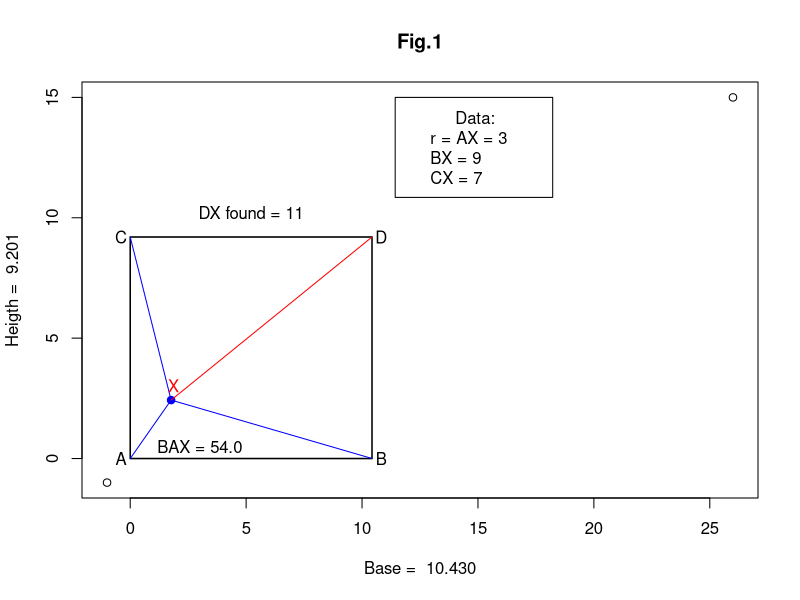
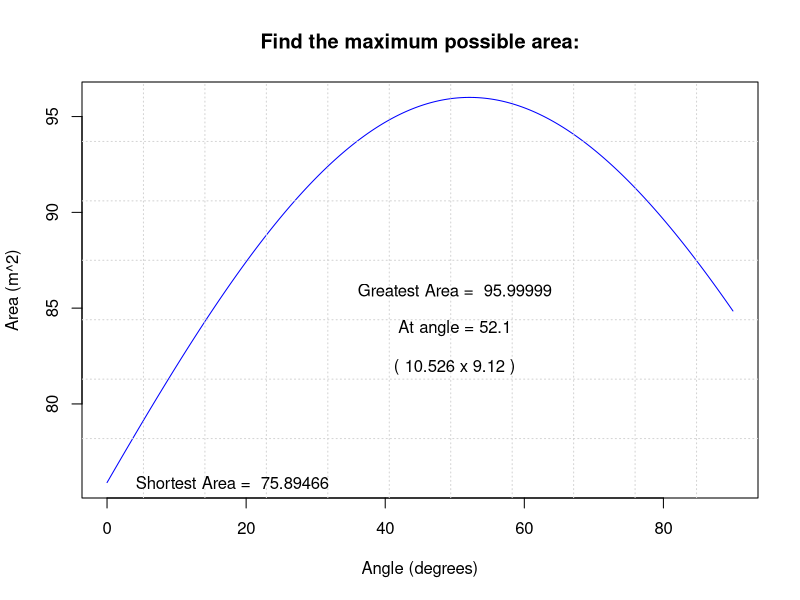
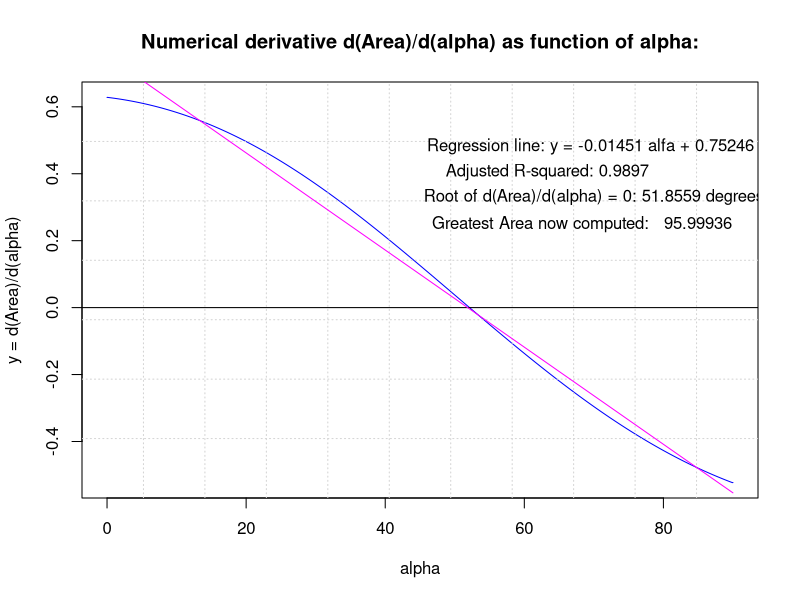

The R source for these figures, in order:
## ---- chunk 1
        trios <- data.frame(matrix(c(3,3,2,2,1,5,4,3,12,9,10,7,9,13,16,13,11,7,5,6,8,9,7,6),ncol=3))
        names(trios) <- c("AX","BX","CX")
        # sel <- sample(1:8, 1)
        # r <- trios[sel,1]
        # BX <- trios[sel,2]
        # CX <- trios[sel,3]
        # alfa <- sample(20:70,1)
        sel = 2
        AX <- r <- trios[sel,1]
        BX <- trios[sel,2]
        CX <- trios[sel,3]
        alfa <- sample(20:70,1)
        rad <- alfa * pi/180
        y <- r * sin(rad)
        x <- r * cos(rad)
        # Rectangle base:
        b <- sqrt(BX^2 - y ^ 2) + x
        # Rectangle height:
        h <- sqrt(CX^2 - x ^ 2) + y
        d <- sqrt(BX^2 + CX^2 - r^2)
        plot.new()
        plot(c(-1, 26), c(-1, 15), 
            xlab = paste("Base = ", sprintf("%5.3f", b)),
            ylab = paste("Heigth = ", sprintf("%5.3f", h)))

        area <- as.character(round(b * h,3))
        rect(0, 0, b, h, lwd = 1.5)
        points(x, y, pch = 19, col = "blue")
        lines(c(0,x,x,0,x,b),c(0,y,y,h,y,0),col="blue")
        lines(c(x,b),c(y,h),col="red")
        text(3,.5,sprintf("BAX = %4.1f",alfa))
        text(x+.1,y+.6,'X',col="red")
        text(-.4,.0,'A');text(b+.4,.0,'B')
        text(-.4,h,'C');text(b+.4,h,'D')
        text(b/2,h+1,sprintf('DX found = %2.0f',d))
        leg.txt <- c("      Data:          ",
                     sprintf(" r = AX = %d",r),
                     sprintf(" BX = %d",BX),
                     sprintf(" CX = %d",CX)
        )
        legend(b+1,15,leg.txt)
        title(main = "Fig.1")
## ---- chunk 2
  DX <- sqrt(BX^2+CX^2-AX^2)
  cat(sprintf('DX = %3.1f',DX))
## ---- chunk 3
trios <- data.frame(matrix(c(3,3,2,2,1,5,4,3,12,9,10,7,9,13,16,13,11,7,5,6,8,9,7,6),ncol=3))
        names(trios) <- c("AX","BX","CX")
        alf <- seq(0,90,0.1)
        A <- sapply(alf, function(x){
                    rad <- x*pi/180
                    y <- r * sin(rad)
                    x <- r * cos(rad)
                    b <- sqrt(BX^2 - y ^ 2) + x
                    h <- sqrt(CX^2 - x ^ 2) + y
                    b*h
                 })
        mxA <- max(A); mnA <- min(A)
        ind_max <- which.max(A)
        ang_max <- alf[ind_max]
        rng <- mxA - mnA
        rad <- ang_max * pi/180
        y <- r * sin(rad)
        x <- r * cos(rad)
        lx <- round(sqrt(BX^2 - y ^ 2) + x,3)
        ly <- round(sqrt(CX^2 - x ^ 2) + y,3)
        plot(alf,A,type = 'l',col = 'blue',
             xlab = "Angle (degrees)", ylab = "Area (m^2)")
        grid(11,7)
        # abline(v = input$alfa,col = "green")
        title(main = "Find the maximum possible area:")
        y1 <- mnA+rng/2; y2 <- y1-rng/10; y3 <- y2-rng/10
        text(50,y1,paste("Greatest Area = ",round(mxA,5)))
        text(50,y2,paste("At angle =", ang_max))
        text(50,y3,paste("(",lx,"x",ly,")"))
        text(18,mnA,paste("Shortest Area = ",round(mnA,5)))
## ---- chunk 4
        dx <- 0.1;alf <- seq(0,90,dx)
        A <- sapply(alf, function(x){
            rad <- x*pi/180
            y <- r * sin(rad)
            x <- r * cos(rad)
            b <- sqrt(BX^2 - y ^ 2) + x
            h <- sqrt(CX^2 - x ^ 2) + y
            b*h
        })
        grad <- matrix(0,length(alf),ncol = 1)
        for (i in 2:(length(alf)-1)){
            grad[i,1] <- (A[i+1]-A[i-1])/(2*dx)
        }
        grad[1,1] <- grad[2,1]
        grad[length(alf),1] <- grad[length(alf)-1,1]
        mxG <- max(grad)
        datos <- data.frame(alf,grad); names(datos) <- c('alfa','deriv')
        plot(alf,grad, type = 'l',col = 'blue',
             xlab = "alpha", ylab = "y = d(Area)/d(alpha)")
        grid(11,7)
        abline(h = 0, col = "black")
        title(main = "Numerical derivative d(Area)/d(alpha) as function of alpha:")
        # Linear model fitting:
        recta <- lm(datos$deriv ~ datos$alfa)
        coeffic <- summary(recta)$coef
        allc <- summary(recta)
        preds <- predict.lm(recta)
        lines(alf,preds, type = 'l', col = 'magenta')
        root <- -coeffic[1,1]/coeffic[2,1]
        y1 <- .765*mxG; dy <- .12*mxG; y2 <- y1-dy; y3 <- y2-dy; y4 <- y3-1.4*dy
        text(69.5,y1,sprintf('Regression line: y = %7.5f alfa + %7.5f',coeffic[2,1],
                             coeffic[1,1]))
        text(63.3,y2,sprintf('Adjusted R-squared: %6.4f',allc$adj.r.squared))
        text(70,y3,sprintf('Root of d(Area)/d(alpha) = 0: %7.4f degrees',root))
        rad <- root*pi/180
        y <- r * sin(rad)
        x <- r * cos(rad)
        b <- sqrt(BX^2 - y ^ 2) + x
        h <- sqrt(CX^2 - x ^ 2) + y
        great <-b*h
        text(68.3,y4,sprintf('Greatest Area now computed: %10.5f\n',great))

